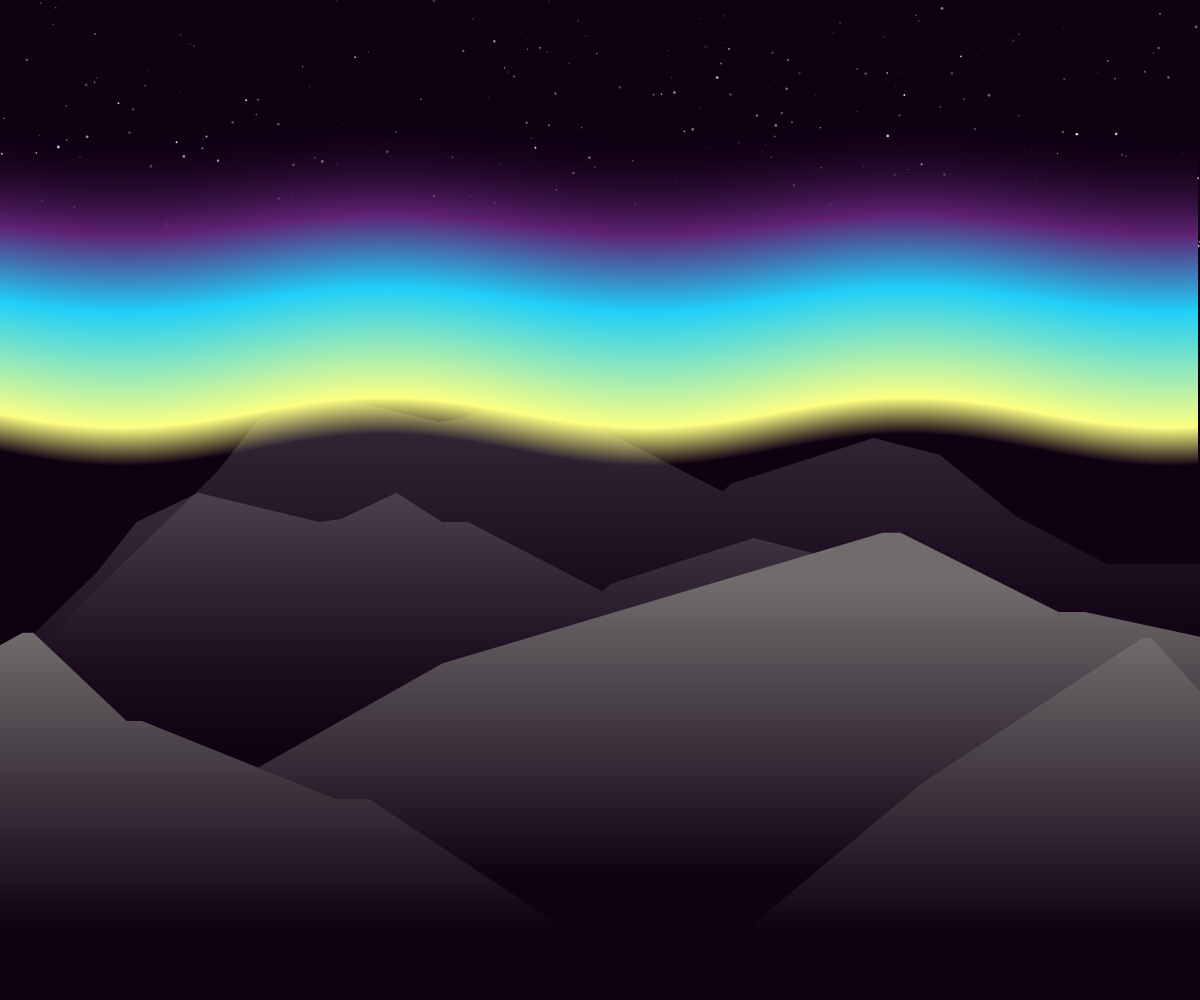
Frame 1 (no input)
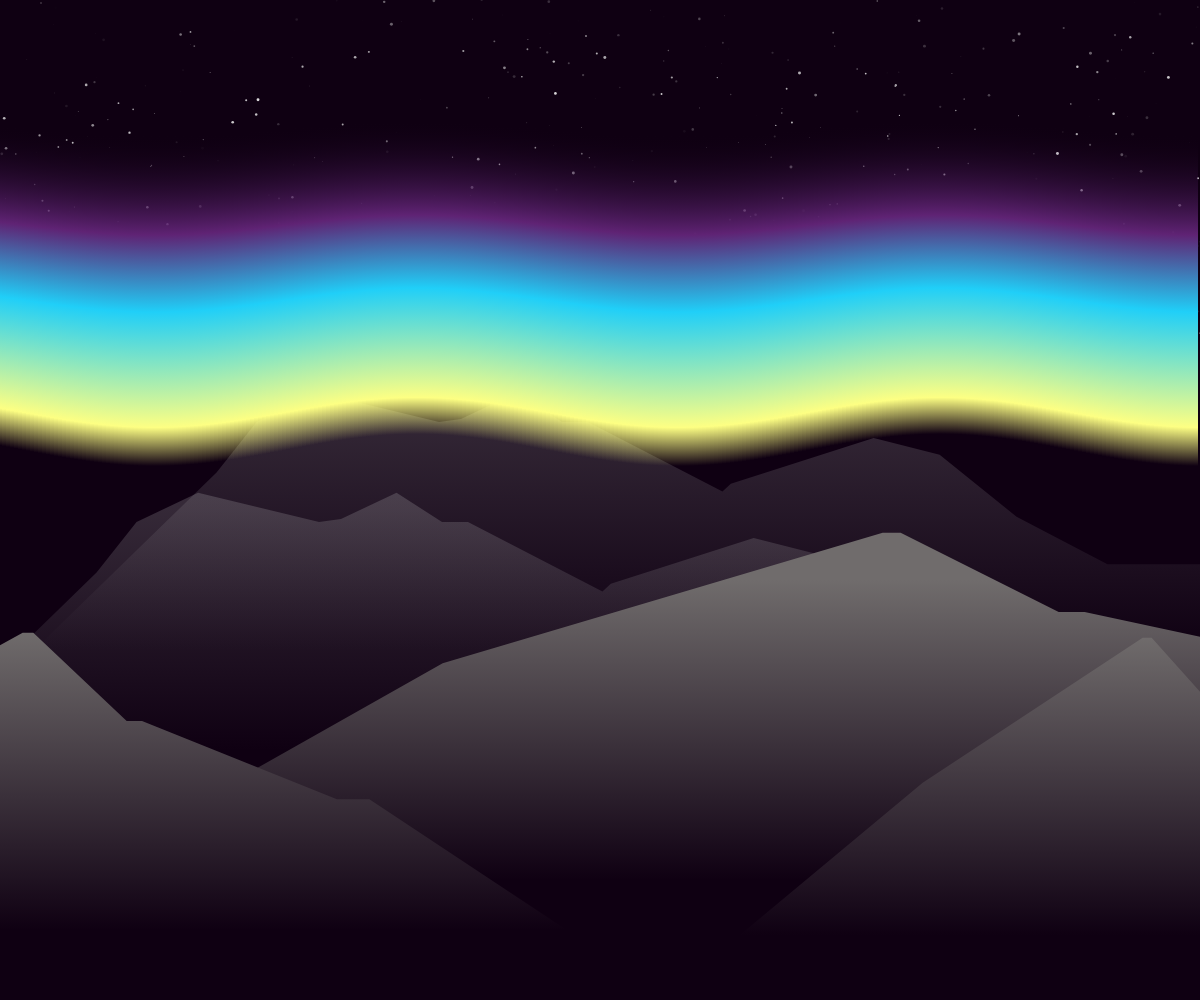
Frame 60 (no input)
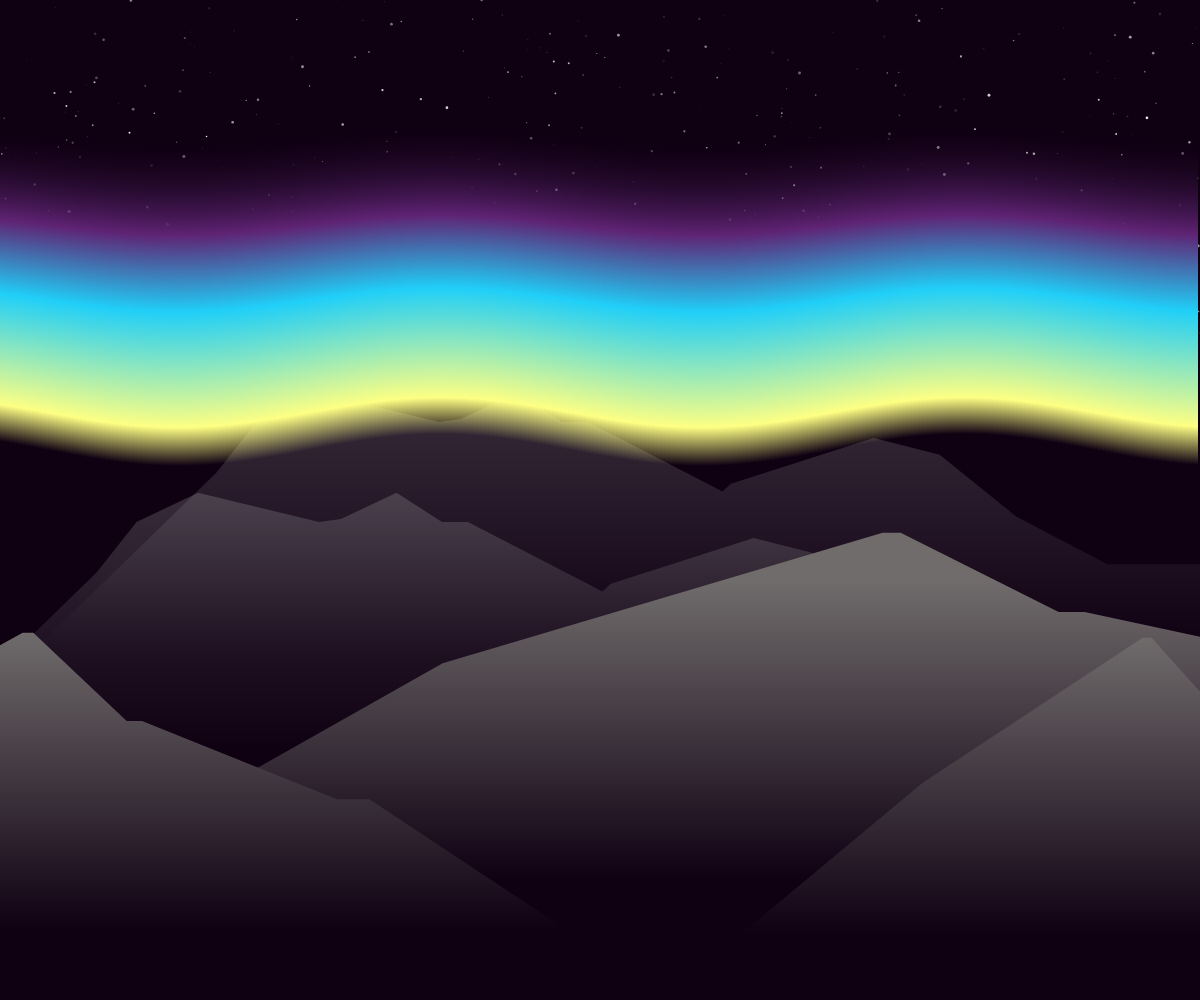
Frame 120 (the mouse pressed at the canvas centre since frame 60)

The p5.js sketch that drew these frames (run headless with seeded random() and noise() and a simulated clock; from frame 60 on, the mouse is pressed at the canvas centre):

// p5.js sketch
// ── sketch.js
let angle = 0.0;

let starX = [];
let starY = [];

let bgColour = `rgb(15, 0, 18)`;
let stop2Colour = `rgba(15, 0, 18, 0)`;

let stop3Colour = [
  `rgb(95, 35, 116)`,
  `rgb(61, 161, 255)`,
  `rgb(54, 163, 109)`,
  `rgb(85, 17, 84)`,
  `rgb(46, 53, 136)`,
  `rgb(210, 31, 103)`,
  `rgb(96, 86, 218)`,
  `rgb(0, 255, 255)`,
];

let stop4Colour = [
  `rgb(32, 207, 248)`,
  `rgb(61, 255, 148)`,
  `rgb(242, 56, 183)`,
  `rgb(255, 69, 144)`,
  `rgb(255, 42, 89)`,
  `rgb(0, 250, 254)`,
  `rgb(231, 255, 96)`,
  `rgb(148, 255, 5)`,
  `rgb(166, 58, 255)`,
  `rgb(255, 182, 254)`,
];

let stop5Colour = [
  `rgb(253, 255, 131)`,
  `rgb(255, 237, 146)`,
  `rgb(248, 255, 220)`,
  `rgb(255, 207, 130)`,
  `rgb(194, 255, 133)`,
  `rgb(219, 172, 255)`,
  `rgb(255, 216, 255)`,
  `rgb(200, 255, 255)`,
];

let stop5ColourCopy = [
  `rgba(253, 255, 131,0)`,
  `rgba(255, 237, 146,0)`,
  `rgba(248, 255, 220,0)`,
  `rgba(255, 207, 130,0)`,
  `rgba(194, 255, 133,0)`,
  `rgba(219, 172, 255,0)`,
  `rgba(255, 216, 255,0)`,
  `rgba(200, 255, 255,0)`,
];

let s3ColourIndex = 0;
let s4ColourIndex = 0;
let s5ColourIndex = 0;

let mountainVerVariation;
let mountainVerVariation2;

function setup() {
  createCanvas(windowWidth, windowHeight);

  for (let i = 0; i < 450; i++) {
    starX[i] = random(width);
    starY[i] = random(height / 3);
  }

  mountainVerVariation = random(0, 50);
  mountainVerVariation2 = random(0, 100);
}

function draw() {
  background(bgColour);
  star();

  push();
  translate(0, -150);
  mountainsV2();
  pop();

  push();
  translate(-120, -50);
  mountainsV2();
  pop();

  push();
  translate(0, 80);
  mountains(2.2, 0.9);
  pop();

  push();
  translate(-500, 130);
  mountains(1.3, 1);
  pop();

  push();
  translate(700, 135);
  mountains(1.1, 1);
  pop();

  push();
  translate(0, -150);
  aurora();
  pop();

  if (keyIsDown(LEFT_ARROW)) {
    angle -= 0.4;
  }

  if (keyIsDown(RIGHT_ARROW)) {
    angle += 0.2;
  }

}

function aurora() {
  strokeWeight(4);
  let scalar = 20; 
  
  angle += 0.1;
  strokeCap(PROJECT);

  push();
  for (let x = 0; x < width; x += 4) {

    let y = 750 + sin(angle + x * 0.012) * scalar;

    let grad2 = drawingContext.createLinearGradient(0, 0, 0, y);
    grad2.addColorStop(0, bgColour);
    grad2.addColorStop(0.37, stop2Colour);
    grad2.addColorStop(0.5, stop3Colour[s3ColourIndex]);
    grad2.addColorStop(0.6, stop4Colour[s4ColourIndex]);
    grad2.addColorStop(0.75, stop5Colour[s5ColourIndex]);
    grad2.addColorStop(0.8, stop5ColourCopy[s5ColourIndex]);
    drawingContext.strokeStyle = grad2;

    line(x, 100, x, y);
  }
  pop();
}

function star() {
  push();
  for (let i = 0; i < starX.length; i++) {
    let x = starX[i]
    let y = starY[i]

    noStroke();
    let opacity = random(0, 255);
    fill(255, opacity);

    circle(x, y, random(0, 3));
  }
  pop();
}

function keyPressed() {
  if (
    key == "d" || key == "D" || key == "g" || key == "G" || key == `o` ||
    key == `O` || key == `m` || key == `M` || key == `p` || key == `P` ||
    key == `h` || key == `H` || key == `k` || key == `K` || key == `z` ||
    key == `Z`) {

    s3ColourIndex = floor(random(stop3Colour.length));

  } else if (
    key == `w` || key == `W` || key == `b` || key == `B` || key == `l` ||
    key == `L` || key == `y` || key == `Y` || key == `c` || key == `C` ||
    key == `a` || key == `A` || key == `s` || key == `S` || key == `j` ||
    key == `J` || key == `x` || key == `X` || key == `f` || key == `F`
  ) {

    s4ColourIndex = floor(random(stop4Colour.length));

  } else if (
    key == `i` || key == `I` || key == `q` || key == `Q` || key == `v` ||
    key == `V` || key == `t` || key == `T` || key == `u` || key == `U` ||
    key == `e` || key == `E` || key == `n` || key == `N` || key == `r` ||
    key == `R`) {

    s5ColourIndex = floor(random(stop5Colour.length));

  } else if (key == ' ') {
    mountainVerVariation = random(0, 50);
    mountainVerVariation2 = random(0, 100);
  }
}

function mountains(w, h) {
  noStroke();

  let grad = drawingContext.createLinearGradient(0, 0, 0, height);
  grad.addColorStop(0.5, `rgb(112, 108, 108)`);
  grad.addColorStop(0.8, `rgb(15, 0, 18)`);
  grad.addColorStop(0.85, `rgba(15, 0, 18, 0)`);
  drawingContext.fillStyle = grad;

  push();
  beginShape();
  vertex(0, height / 1.2);
  vertex(
    (width / 6) * w + mountainVerVariation,
    (height / 1.55) * h + mountainVerVariation
  );
  vertex(
    (width / 3) * w + mountainVerVariation,
    (height / 2) * h + mountainVerVariation
  );
  vertex(
    (width / 2.94) * w + mountainVerVariation,
    (height / 2) * h + mountainVerVariation
  );
  vertex(
    (width / 2.5) * w + mountainVerVariation,
    (height / 1.7) * h + mountainVerVariation
  );
  vertex(
    (width / 2.44) * w + mountainVerVariation,
    (height / 1.7) * h + mountainVerVariation
  );
  vertex(
    (width / 1.87) * w + mountainVerVariation,
    (height / 1.5) * h + mountainVerVariation
  );
  vertex(
    (width / 1.8) * w + mountainVerVariation,
    (height / 1.5) * h + mountainVerVariation
  );
  vertex((width / 1.4) * w + mountainVerVariation, height / 1.2);
  vertex(0, height / 1.2);
  endShape(CLOSE);
  pop();
}

function mountainsV2() {
  noStroke();

  let grad = drawingContext.createLinearGradient(0, 0, 0, height);
  grad.addColorStop(0.45, `rgba(255, 255, 255, 0.2)`);
  grad.addColorStop(0.56, `rgba(204, 204, 204, 0.2)`);
  grad.addColorStop(0.8, `rgba(15, 0, 18, 0.2)`);
  grad.addColorStop(0.85, `rgba(15, 0, 18, 0)`);
  drawingContext.fillStyle = grad;

  push();
  beginShape();
  vertex(0, height / 1.2);
  vertex(
    (width / 6) + mountainVerVariation2,
    (height / 1.65) + mountainVerVariation2
  );
  vertex(
    (width / 5) + mountainVerVariation2,
    (height / 1.8) + mountainVerVariation2
  );
  vertex(
    (width / 3.98) + mountainVerVariation2,
    (height / 1.9) + mountainVerVariation2
  );
  vertex(
    (width / 2.84) + mountainVerVariation2,
    (height / 1.8) + mountainVerVariation2
  );
  vertex(
    (width / 2.7) + mountainVerVariation2,
    (height / 1.81) + mountainVerVariation2
  );
  vertex(
    (width / 2.4) + mountainVerVariation2,
    (height / 1.9) + mountainVerVariation2
  );
  vertex(
    (width / 2.2) + mountainVerVariation2,
    (height / 1.8) + mountainVerVariation2
  );
  vertex(
    (width / 2.1) + mountainVerVariation2,
    (height / 1.8) + mountainVerVariation2
  );
  vertex(
    (width / 1.7) + mountainVerVariation2,
    (height / 1.6) + mountainVerVariation2
  );
  vertex(
    (width / 1.68) + mountainVerVariation2,
    (height / 1.62) + mountainVerVariation2
  );
  vertex(
    (width / 1.4) + mountainVerVariation2,
    (height / 1.75) + mountainVerVariation2
  );
  vertex(
    (width / 1.3) + mountainVerVariation2,
    (height / 1.7) + mountainVerVariation2
  );
  vertex((width / 1.2) + mountainVerVariation2, height / 1.5);
  vertex((width / 1.1) + mountainVerVariation2, height / 1.4);
  vertex((width / 1) + mountainVerVariation2, height / 1.4);
  vertex((width / .9) + mountainVerVariation2, height / 1.2);
  vertex(0, height / 1.2);
  endShape(CLOSE);
  pop();
}
